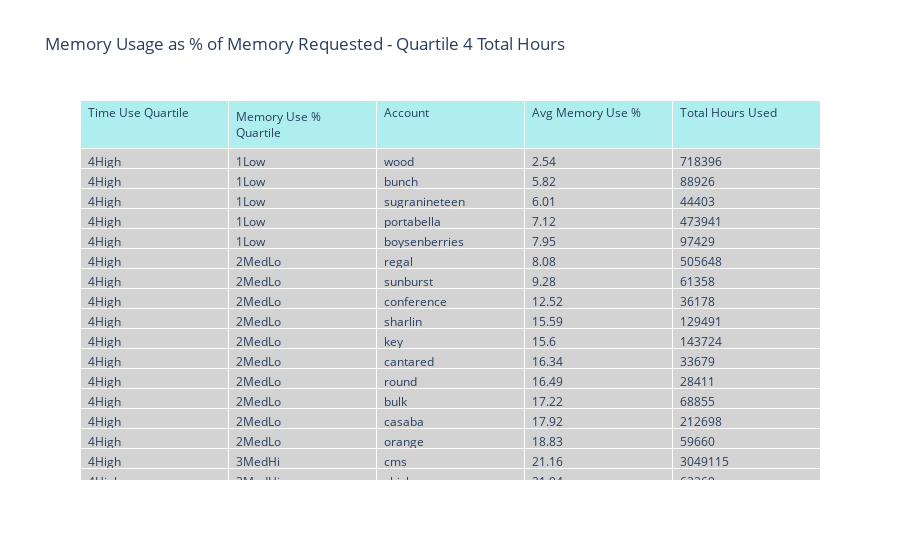

Notebook code for this chart:
### Code cell
figtbl2b = go.Figure(data = [go.Table(
    header=dict(values=list(data_table2b.columns),
                               fill_color = 'paleturquoise',
                               align = 'left'),
    cells=dict(values=[data_table2b['Time Use Quartile'], data_table2b['Memory Use % Quartile'],
                       data_table2b['Account'], data_table2b['Avg Memory Use %'], data_table2b['Total Hours Used']],
                                fill_color='lightgray',
                                 align='left')
)])

figtbl2b.update_layout(title_text = 'Memory Usage as % of Memory Requested - Quartile 4 Total Hours')
figtbl2b.show()

### Figure 1 — Plotly figure (JSON) as saved in the notebook; plotly's stock layout.template omitted (floating-point values rounded to 4 significant figures; data arrays with more than 128 entries replaced by an {"elided": "..."} marker saying what was removed)
{"data": [{"cells": {"align": "left", "fill": {"color": "lightgray"}, "values": {"elided": "5x33 mixed values"}}, "header": {"align": "left", "fill": {"color": "paleturquoise"}, "values": ["Time Use Quartile", "Memory Use % Quartile", "Account", "Avg Memory Use %", "Total Hours Used"]}, "type": "table"}], "layout": {"title": {"text": "Memory Usage as % of Memory Requested - Quartile 4 Total Hours"}}}
